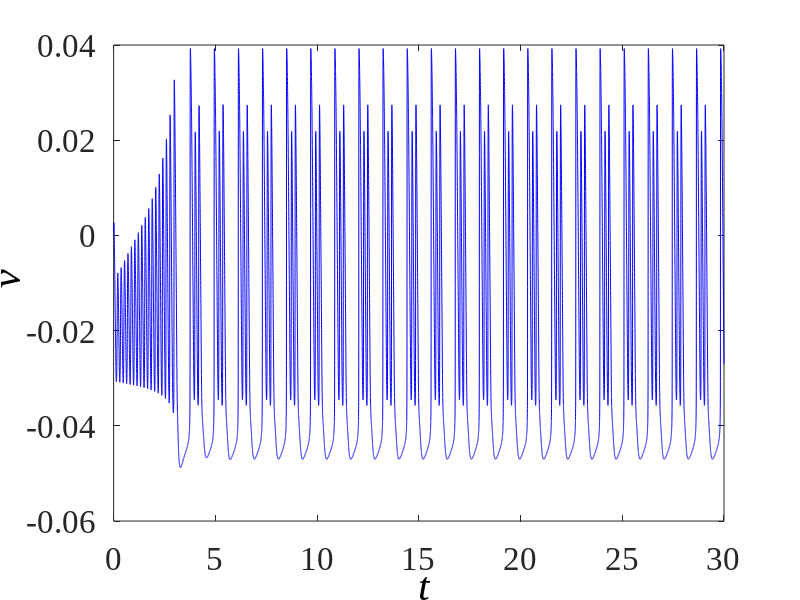

Source code (MATLAB):
      %Fractional code for time series (See fig.2 in the manuscript) of Leech's heart interneuron model.

%%%% Here I refers to V^{shift}_{K2}  and u refers to the membrane voltage(v) of the manuscript.

%%% Title- Emergence of bursting in a network of memory dependent excitable and spiking Leech-Heart neurons
%%% Authors-Sanjeev Kumar Sharma; Argha Monda; Arnab Mondal; Ranjit Kumar Upadhyay and Chittaranjan Hens


clear;
 alpha=1;
 %%%%%%%%%%%%%%%%%%%%%%%%%%%%%%%%%%
%Set I
 I=-0.021;
%Set II
%  I=-0.015;
 %Set III
%  I=0.001;
 %Set IV
%  I=0.003;

 %%%%%%%%%%%%%%%%%%%%%%%%%%%%%%%%%%%%%%%%%%%%%%%%%%
 dt = 0.001; tspan = 0:dt:30;
  %%%%%%%% Initial conditions %%%%%%%%%%%%%%%%%%%%%%%%%
 u=rand/10;
 V=rand/10;
 w=rand/10;

  %%%%%%%%%%%%%%%%%%%%%%%%%%%%%%%%%%%%%%%%%%%%%%%%%%%%%%%%%%
uu=zeros(length(tspan),1); VV=zeros(length(tspan),1); ww=zeros(length(tspan),1);
uu(1,1)=u;
VV(1,1)=V;
ww(1,1)=w;

T1=tspan(end)/10;
T2=T1+60;
NN=length(tspan);
nn=1:NN-1;

WCoet=(NN+1-nn).^(1-alpha)-(NN-nn).^(1-alpha);
%%%%%%%%%%%%%%%%%%%%%%%%%%%%%%%%%%%%%%%%%%%%%%
for j=1:length(tspan)-1    

    if j<2
  u=u+dt*(-2*(30*(w.^2)*(u+0.07)+8*(u+0.046)+200*(1/(1+exp(-150*(0.0305+u))).^3)*V*(u-0.045)));
   V=V+dt*(24.69*(1/(1+exp(500*(0.0333+u)))-V));
  w=w+dt*(4*(1/(1+exp(-83*(0.018+I+u)))-w));
  
    else
  %%%%% Fractional derivative starts  here%%%%%%%%%%%%%%%%%
  
       WCoe=WCoet(end-j+2:end);  % The weight   of the fractional drivative  at each  tiime t 
       kr = dt^alpha*gamma(2-alpha);     %  the kernel   from the fractional derivative and  weighted  the markovian term
        
  %%%%% Fractional derivative for u starts  here 
        
        d2dM=uu(1:j,:); % to call all past values of voltage u  for fractioanl integration
       
        TeDi=d2dM(2:j,:)-d2dM(1:j-1,:); % Delta uu (using all past values of u)  of  the  voltage memory trace of the fractional drivative  at each  tiime t 
        fraccalcu=WCoe*TeDi-d2dM(j,:);  %  The fraction derivative 
   
   %%%%% Fractional derivative of u ends   here 
        
    %%%%%   Fractional derivative for V starts  here 
    
        d2dMV=VV(1:j,1); % to call all past values  VV  for fractioanl integration
        TeDiV=d2dMV(2:j,1)-d2dMV(1:j-1,1); % Delta V (using all past values of VV) 
        fraccalcuV=WCoe*TeDiV-d2dMV(j,1);  %  The fraction derivative 
        
    %%%%% Fractional derivative ends V  here 
    %%%% ==w==  Fractional derivative for w starts  here 
      
        d2dMw=ww(1:j,1); % to call all past values  ww  for fractioanl integration
        TeDiw=d2dMw(2:j,1)-d2dMw(1:j-1,1); % Delta w (using all past values of ww) 
        fraccalcuw=WCoe*TeDiw-d2dMw(j,1);  %  The fraction derivative 
        %%%%% Fractional derivative ends w  here 
       
         u =kr*(-2*(30*(w.^2)*(u+0.07)+8*(u+0.046)+200*(1/(1+exp(-150*(0.0305+u))).^3)*V*(u-0.045)))- fraccalcu; 
         V =kr*(24.69*(1/(1+exp(500*(0.0333+u)))-V))-fraccalcuV;
         w=kr*(4*(1/(1+exp(-83*(0.018+I+u)))-w))-fraccalcuw;
        
        Memo2(j,:)=fraccalcu+uu(j,:); % to save memory over time
        Memo2V(j,:)=fraccalcuV+VV(j,:); % to save memory over time
        Memo2w(j,:)=fraccalcuw+ww(j,:);
    end
    
     uu(j+1,1)=u;
     VV(j+1,1)=V;
     ww(j+1,1)=w;
end
% figure

 plot(tspan,uu,'b');
 set(gca,'FontName','Times New Roman','FontSize',24)
 xlabel('{\bf{\it t}}','FontName', 'Times New Roman','FontSize',30,'Color','k', 'Interpreter', 'tex')
ylabel('{\bf{\it v}}','FontName', 'Times New Roman','FontSize',30,'Color','k', 'Interpreter', 'tex')
% figure;
%  plot(tspan,ww,'b');
% xlabel('t')
% ylabel('w')
%   figure
%   set(gca,'FontName','Times New Roman','FontSize',22)
%   plot(uu,VV);
%   xlabel('{\bf{\it u}}','Interpreter','tex','FontName','Times New Roman','FontSize',28)
% ylabel('{\bf{\it v}}','Interpreter','tex','FontName','Times New Roman','FontSize',28)
%   figure
%   set(gca,'FontName','Times New Roman','FontSize',22)
%   plot3(uu,VV,ww);
% xlabel('{\bf{\it u}}','Interpreter','tex','FontName','Times New Roman','FontSize',28)
% ylabel('{\bf{\it v}}','Interpreter','tex','FontName','Times New Roman','FontSize',28)
% zlabel('{\bf{\it w}}','Interpreter','tex','FontName','Times New Roman','FontSize',28)

% figure
% plot(tspan,uu,'b');
% xlabel('t')
% ylabel('u')
        
        
        
        